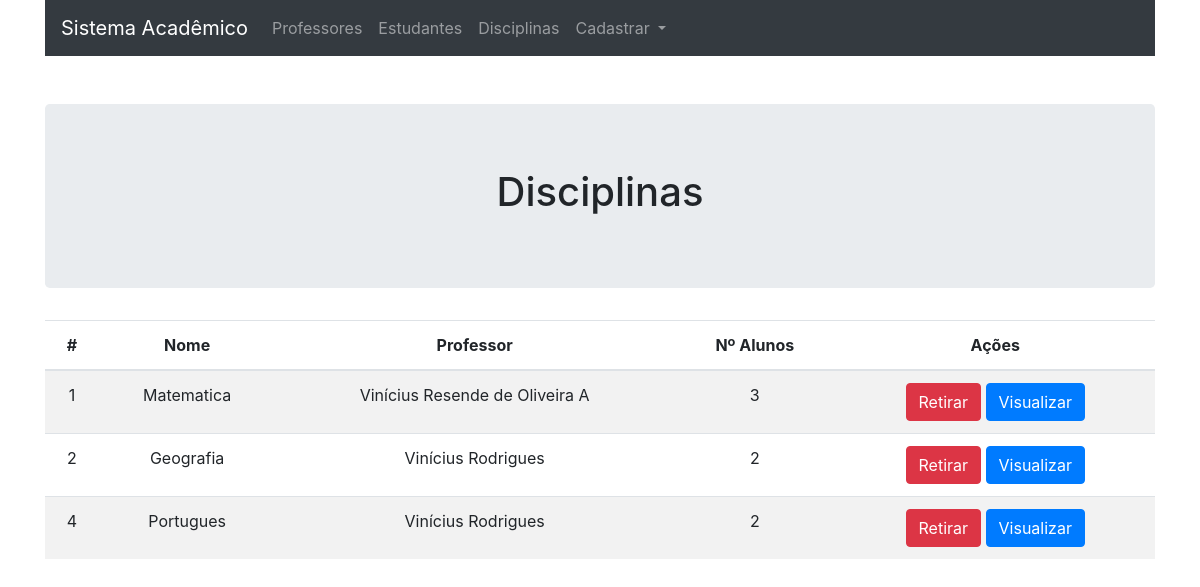
The app's page /disciplina with its own data.
### tables this page shows
CREATE TABLE IF NOT EXISTS `disciplinas` (
  `Id` int(11) NOT NULL AUTO_INCREMENT,
  `Nome` varchar(70) NOT NULL,
  `Professor` int(11) NOT NULL,
  PRIMARY KEY (`Id`)
);

CREATE TABLE IF NOT EXISTS `professores` (
  `Id` int(11) NOT NULL AUTO_INCREMENT,
  `Nome` varchar(100) NOT NULL,
  `CPF` varchar(11) NOT NULL,
  `data_nasc` date NOT NULL,
  PRIMARY KEY (`Id`)
);

### core/controller.php (called while the page is built, shortened)
<?php
class controller {
    public function __construct(){
        $this->disciplinas = new Disciplinas();
    }
    public function loadTemplete($viewName, $viewData = array()){
        require 'views/templete.php';
    }
    public function loadViewInTemplete($viewName, $viewData = array()) {
        extract($viewData);
        require 'views/'.$viewName.'.php';
    }
}

### controllers/disciplinaController.php (called while the page is built, shortened)
<?php
class disciplinaController extends controller{
    public function index(){
        $dados['disciplinas'] = $this->disciplinas->GetAll();
        $this->loadTemplete('disciplinas', $dados);
    }
}

### core/Core.php (called while the page is built, shortened)
<?php
class Core{
    public function run(){
        $url = '/';
        $url .= (isset($_GET['url']))? $_GET['url'] : '';
        $params = array();
        if(!empty($url) && $url != '/'){
            $url = explode('/', $url);
            array_shift($url);
            if (!empty($url[0])) {
                array_shift($url);
            }
            if (!empty($url[0]) && $url[0] != '/') {
                $currentAction = $url[0];
                array_shift($url);
            }else {
                $currentAction = 'index';
            }
        }else{
            $currentController = 'homeController';
            $currentAction = 'home';
        }
        $c = new $currentController();
        call_user_func_array(array($c, $currentAction), $params);
    }
}

### index.php (called while the page is built, shortened)
<?php
$core = new Core();
$core->run();

### core/data.php (called while the page is built, shortened)
<?php
class data {
    public function __construct(){
        global $db;
        $this->db = $db;
    }
}

### data/Disciplinas.php (called while the page is built, shortened)
<?php
class Disciplinas extends data{
    public function GetAll(){
        $sql = "SELECT D.Id, D.Nome, P.Id as pId, P.Nome as pNome, (select Count(Id) From alunos A WHERE A.Disciplina = D.Id) as Alunos FROM disciplinas D, professores P WHERE D.Professor = P.Id";
        $sql = $this->db->prepare($sql);
        $sql->execute();
        if($sql->rowCount() > 0){
            $sql = $sql->fetchAll(PDO::FETCH_ASSOC);
            return $sql;
        }
        return false;
    }
}

### views/disciplinas.php (the view)
<div class="container">
    <div class="jumbotron mt-5">
        <h1 class="text-center">Disciplinas</h1>
    </div>
    <table class="table table-striped">
        <thead>
        <tr>
            <th>#</th>
            <th>Nome</th>
            <th>Professor</th>
            <th>Nº Alunos</th>
            <th>Ações</th>
        </tr>
        </thead>
        <tbody>
<?php
if(count($disciplinas) > 0):
    foreach ($disciplinas as $disciplina):
?>
        <tr>
            <td><?=$disciplina['Id']?></td>
            <td><?=$disciplina['Nome']?></td>
            <td><?=$disciplina['pNome']?></td>
            <td><?=$disciplina['Alunos']?></td>
            <td>
                <a href="<?=BASE_URL?>disciplina/excluir/<?=$disciplina['Id']?>" class="btn btn-danger">Retirar</a>
                <a href="<?=BASE_URL?>disciplina/show/<?=$disciplina['Id']?>" class="btn btn-primary">Visualizar</a>
            </td>
        </tr>
<?php
    endforeach;
endif;
?>
    </tbody>
  </table>
</div>

### views/templete.php (style rules this page uses)
.table { text-align: center; }

### records on screen
disciplinas: Id "1", Nome "Matematica", professores.Nome "Vinícius Resende de Oliveira A", Alunos "3"
disciplinas: Id "2", Nome "Geografia", professores.Nome "Vinícius Rodrigues", Alunos "2"
disciplinas: Id "4", Nome "Portugues", professores.Nome "Vinícius Rodrigues", Alunos "2"
